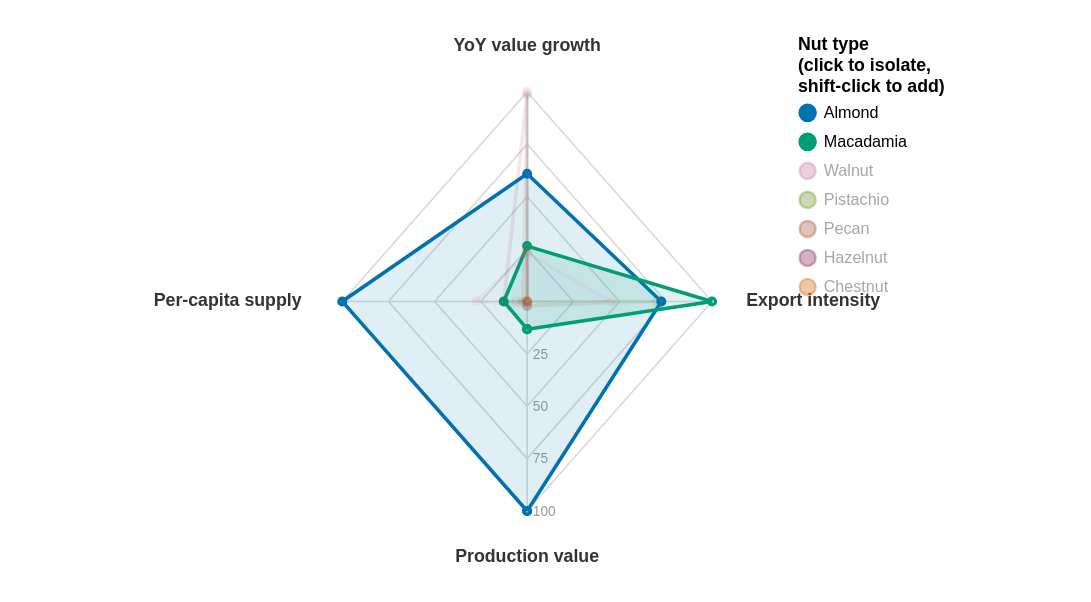

The specification (Vega-Lite) saved for this image:
### Vega-Lite specification from a JSON file in a GitHub repository (floating-point values rounded to 4 significant figures)
{"$schema": "https://vega.github.io/schema/vega-lite/v5.json", "width": "container", "height": 330, "layer": [{"data": {"values": [{"frac": 0.25, "axis_order": 0, "x": 170.0, "y": 132.5}, {"frac": 0.25, "axis_order": 1, "x": 202.5, "y": 165.0}, {"frac": 0.25, "axis_order": 2, "x": 170.0, "y": 197.5}, {"frac": 0.25, "axis_order": 3, "x": 137.5, "y": 165.0}, {"frac": 0.25, "axis_order": 4, "x": 170.0, "y": 132.5}, {"frac": 0.5, "axis_order": 0, "x": 170.0, "y": 100.0}, {"frac": 0.5, "axis_order": 1, "x": 235.0, "y": 165.0}, {"frac": 0.5, "axis_order": 2, "x": 170.0, "y": 230.0}, {"frac": 0.5, "axis_order": 3, "x": 105.0, "y": 165.0}, {"frac": 0.5, "axis_order": 4, "x": 170.0, "y": 100.0}, {"frac": 0.75, "axis_order": 0, "x": 170.0, "y": 67.5}, {"frac": 0.75, "axis_order": 1, "x": 267.5, "y": 165.0}, {"frac": 0.75, "axis_order": 2, "x": 170.0, "y": 262.5}, {"frac": 0.75, "axis_order": 3, "x": 72.5, "y": 165.0}, {"frac": 0.75, "axis_order": 4, "x": 170.0, "y": 67.5}, {"frac": 1.0, "axis_order": 0, "x": 170.0, "y": 35.0}, {"frac": 1.0, "axis_order": 1, "x": 300.0, "y": 165.0}, {"frac": 1.0, "axis_order": 2, "x": 170.0, "y": 295.0}, {"frac": 1.0, "axis_order": 3, "x": 40.0, "y": 165.0}, {"frac": 1.0, "axis_order": 4, "x": 170.0, "y": 35.0}]}, "mark": {"type": "line", "color": "#D9D9D9", "strokeWidth": 1}, "encoding": {"x": {"field": "x", "type": "quantitative", "scale": {"domain": [0, 340]}, "axis": null}, "y": {"field": "y", "type": "quantitative", "scale": {"domain": [0, 330]}, "axis": null}, "detail": {"field": "frac", "type": "nominal"}, "order": {"field": "axis_order", "type": "quantitative"}}}, {"data": {"values": [{"x": 174, "y": 132.5, "text": "25"}, {"x": 174, "y": 100.0, "text": "50"}, {"x": 174, "y": 67.5, "text": "75"}, {"x": 174, "y": 35.0, "text": "100"}]}, "mark": {"type": "text", "align": "left", "baseline": "middle", "fontSize": 8.5, "color": "#999999"}, "encoding": {"x": {"field": "x", "type": "quantitative", "scale": {"domain": [0, 340]}, "axis": null}, "y": {"field": "y", "type": "quantitative", "scale": {"domain": [0, 330]}, "axis": null}, "text": {"field": "text", "type": "nominal"}}}, {"data": {"values": [{"axis_order": 0, "cx": 170, "cy": 165, "x": 170.0, "y": 35.0}, {"axis_order": 1, "cx": 170, "cy": 165, "x": 300.0, "y": 165.0}, {"axis_order": 2, "cx": 170, "cy": 165, "x": 170.0, "y": 295.0}, {"axis_order": 3, "cx": 170, "cy": 165, "x": 40.0, "y": 165.0}]}, "mark": {"type": "rule", "color": "#D9D9D9", "strokeWidth": 1}, "encoding": {"x": {"field": "cx", "type": "quantitative", "scale": {"domain": [0, 340]}, "axis": null}, "y": {"field": "cy", "type": "quantitative", "scale": {"domain": [0, 330]}, "axis": null}, "x2": {"field": "x"}, "y2": {"field": "y"}}}, {"data": {"values": [{"axis_order": 1, "x": 324.0, "y": 165.0, "text": "Export intensity", "align": "left"}]}, "mark": {"type": "text", "fontSize": 11, "fontWeight": "bold", "color": "#333333", "align": "left"}, "encoding": {"x": {"field": "x", "type": "quantitative", "scale": {"domain": [0, 340]}, "axis": null}, "y": {"field": "y", "type": "quantitative", "scale": {"domain": [0, 330]}, "axis": null}, "text": {"field": "text", "type": "nominal"}}}, {"data": {"values": [{"axis_order": 3, "x": 11.4, "y": 165.0, "text": "Per-capita supply", "align": "right"}]}, "mark": {"type": "text", "fontSize": 11, "fontWeight": "bold", "color": "#333333", "align": "right"}, "encoding": {"x": {"field": "x", "type": "quantitative", "scale": {"domain": [0, 340]}, "axis": null}, "y": {"field": "y", "type": "quantitative", "scale": {"domain": [0, 330]}, "axis": null}, "text": {"field": "text", "type": "nominal"}}}, {"data": {"values": [{"axis_order": 0, "x": 170.0, "y": 6.4, "text": "Production value", "align": "center"}, {"axis_order": 2, "x": 170.0, "y": 323.6, "text": "YoY value growth", "align": "center"}]}, "mark": {"type": "text", "fontSize": 11, "fontWeight": "bold", "color": "#333333", "align": "center"}, "encoding": {"x": {"field": "x", "type": "quantitative", "scale": {"domain": [0, 340]}, "axis": null}, "y": {"field": "y", "type": "quantitative", "scale": {"domain": [0, 330]}, "axis": null}, "text": {"field": "text", "type": "nominal"}}}, {"data": {"values": [{"nut": "Almond", "axis_order": 0, "x": 170.0, "y": 35.0, "raw": 1328.0, "norm": 100.0, "tooltip_text": "Almond — Production value: 1,327.9A$m"}, {"nut": "Almond", "axis_order": 1, "x": 264.4, "y": 165.0, "raw": 100.4, "norm": 72.6, "tooltip_text": "Almond — Export value intensity: 100.4% of production value"}, {"nut": "Almond", "axis_order": 2, "x": 170.0, "y": 244.2, "raw": 20, "norm": 60.9, "tooltip_text": "Almond — YoY value growth: +20%"}, {"nut": "Almond", "axis_order": 3, "x": 40.0, "y": 165.0, "raw": 0.91, "norm": 100.0, "tooltip_text": "Almond — Per-capita domestic supply: 0.91kg"}, {"nut": "Almond", "axis_order": 4, "x": 170.0, "y": 35.0, "raw": 1328.0, "norm": 100.0, "tooltip_text": "Almond — Production value: 1,327.9A$m"}, {"nut": "Macadamia", "axis_order": 0, "x": 170.0, "y": 147.8, "raw": 181.8, "norm": 13.2, "tooltip_text": "Macadamia — Production value: 181.8A$m"}, {"nut": "Macadamia", "axis_order": 1, "x": 300.0, "y": 165.0, "raw": 135.6, "norm": 100.0, "tooltip_text": "Macadamia — Export value intensity: 135.6% of production value"}, {"nut": "Macadamia", "axis_order": 2, "x": 170.0, "y": 199.4, "raw": -10, "norm": 26.4, "tooltip_text": "Macadamia — YoY value growth: -10%"}, {"nut": "Macadamia", "axis_order": 3, "x": 153.6, "y": 165.0, "raw": 0.15, "norm": 12.6, "tooltip_text": "Macadamia — Per-capita domestic supply: 0.15kg"}, {"nut": "Macadamia", "axis_order": 4, "x": 170.0, "y": 147.8, "raw": 181.8, "norm": 13.2, "tooltip_text": "Macadamia — Production value: 181.8A$m"}, {"nut": "Walnut", "axis_order": 0, "x": 170.0, "y": 162.2, "raw": 35.5, "norm": 2.1, "tooltip_text": "Walnut — Production value: 35.5A$m"}, {"nut": "Walnut", "axis_order": 1, "x": 229.2, "y": 165.0, "raw": 65.6, "norm": 45.6, "tooltip_text": "Walnut — Export value intensity: 65.6% of production value"}, {"nut": "Walnut", "axis_order": 2, "x": 170.0, "y": 194.9, "raw": -13, "norm": 23.0, "tooltip_text": "Walnut — YoY value growth: -13%"}, {"nut": "Walnut", "axis_order": 3, "x": 134.1, "y": 165.0, "raw": 0.28, "norm": 27.6, "tooltip_text": "Walnut — Per-capita domestic supply: 0.28kg"}, {"nut": "Walnut", "axis_order": 4, "x": 170.0, "y": 162.2, "raw": 35.5, "norm": 2.1, "tooltip_text": "Walnut — Production value: 35.5A$m"}, {"nut": "Pistachio", "axis_order": 0, "x": 170.0, "y": 162.4, "raw": 33.5, "norm": 2.0, "tooltip_text": "Pistachio — Production value: 33.5A$m"}, {"nut": "Pistachio", "axis_order": 1, "x": 261.3, "y": 165.0, "raw": 97.3, "norm": 70.2, "tooltip_text": "Pistachio — Export value intensity: 97.3% of production value"}, {"nut": "Pistachio", "axis_order": 2, "x": 170.0, "y": 165.0, "raw": -33, "norm": 0.0, "tooltip_text": "Pistachio — YoY value growth: -33%"}, {"nut": "Pistachio", "axis_order": 3, "x": 162.5, "y": 165.0, "raw": 0.09, "norm": 5.7, "tooltip_text": "Pistachio — Per-capita domestic supply: 0.09kg"}, {"nut": "Pistachio", "axis_order": 4, "x": 170.0, "y": 162.4, "raw": 33.5, "norm": 2.0, "tooltip_text": "Pistachio — Production value: 33.5A$m"}, {"nut": "Pecan", "axis_order": 0, "x": 170.0, "y": 162.2, "raw": 35.7, "norm": 2.2, "tooltip_text": "Pecan — Production value: 35.7A$m"}, {"nut": "Pecan", "axis_order": 1, "x": 170.0, "y": 165.0, "raw": 7.0, "norm": 0.0, "tooltip_text": "Pecan — Export value intensity: 7.0% of production value"}, {"nut": "Pecan", "axis_order": 2, "x": 170.0, "y": 295.0, "raw": 54, "norm": 100.0, "tooltip_text": "Pecan — YoY value growth: +54%"}, {"nut": "Pecan", "axis_order": 3, "x": 167.0, "y": 165.0, "raw": 0.06, "norm": 2.3, "tooltip_text": "Pecan — Per-capita domestic supply: 0.06kg"}, {"nut": "Pecan", "axis_order": 4, "x": 170.0, "y": 162.2, "raw": 35.7, "norm": 2.2, "tooltip_text": "Pecan — Production value: 35.7A$m"}, {"nut": "Hazelnut", "axis_order": 0, "x": 170.0, "y": 164.9, "raw": 8.4, "norm": 0.1, "tooltip_text": "Hazelnut — Production value: 8.4A$m"}, {"nut": "Hazelnut", "axis_order": 1, "x": 170.1, "y": 165.0, "raw": 7.1, "norm": 0.1, "tooltip_text": "Hazelnut — Export value intensity: 7.1% of production value"}, {"nut": "Hazelnut", "axis_order": 2, "x": 170.0, "y": 293.5, "raw": 53, "norm": 98.9, "tooltip_text": "Hazelnut — YoY value growth: +53%"}, {"nut": "Hazelnut", "axis_order": 3, "x": 153.6, "y": 165.0, "raw": 0.15, "norm": 12.6, "tooltip_text": "Hazelnut — Per-capita domestic supply: 0.15kg"}, {"nut": "Hazelnut", "axis_order": 4, "x": 170.0, "y": 164.9, "raw": 8.4, "norm": 0.1, "tooltip_text": "Hazelnut — Production value: 8.4A$m"}, {"nut": "Chestnut", "axis_order": 0, "x": 170.0, "y": 165.0, "raw": 7.2, "norm": 0.0, "tooltip_text": "Chestnut — Production value: 7.2A$m"}, {"nut": "Chestnut", "axis_order": 2, "x": 170.0, "y": 196.4, "raw": -12, "norm": 24.1, "tooltip_text": "Chestnut — YoY value growth: -12%"}, {"nut": "Chestnut", "axis_order": 3, "x": 170.0, "y": 165.0, "raw": 0.04, "norm": 0.0, "tooltip_text": "Chestnut — Per-capita domestic supply: 0.04kg"}, {"nut": "Chestnut", "axis_order": 4, "x": 170.0, "y": 165.0, "raw": 7.2, "norm": 0.0, "tooltip_text": "Chestnut — Production value: 7.2A$m"}]}, "params": [{"name": "nut_pick", "value": [{"nut": "Almond"}, {"nut": "Macadamia"}], "select": {"type": "point", "fields": ["nut"]}, "bind": "legend"}], "mark": {"type": "line", "strokeWidth": 2.2, "fillOpacity": 0.12, "point": {"filled": true, "size": 18}}, "encoding": {"x": {"field": "x", "type": "quantitative", "scale": {"domain": [0, 340]}, "axis": null}, "y": {"field": "y", "type": "quantitative", "scale": {"domain": [0, 330]}, "axis": null}, "order": {"field": "axis_order", "type": "quantitative"}, "fill": {"field": "nut", "type": "nominal", "scale": {"domain": ["Almond", "Macadamia", "Walnut", "Pistachio", "Pecan", "Hazelnut", "Chestnut"], "range": ["#0072B2", "#009E73", "#CC79A7", "#6B8E23", "#A0522D", "#882255", "#D55E00"]}}, "opacity": {"condition": {"param": "nut_pick", "value": 1}, "value": 0.1}, "fillOpacity": {"condition": {"param": "nut_pick", "value": 0.12}, "value": 0.02}, "tooltip": [{"field": "nut", "type": "nominal", "title": "Nut"}, {"field": "tooltip_text", "type": "nominal", "title": "Metric"}, {"field": "norm", "type": "quantitative", "title": "Relative index (0=lowest, 100=highest)", "format": ".0f"}], "stroke": {"field": "nut", "type": "nominal", "title": ["Nut type", "(click to isolate,", "shift-click to add)"], "scale": {"domain": ["Almond", "Macadamia", "Walnut", "Pistachio", "Pecan", "Hazelnut", "Chestnut"], "range": ["#0072B2", "#009E73", "#CC79A7", "#6B8E23", "#A0522D", "#882255", "#D55E00"]}}}}, {"data": {"values": [{"nut": "Chestnut", "x": 170.0, "y": 310.0, "text": "Chestnut: export value not reported in source — axis left open, not plotted as zero"}]}, "mark": {"type": "text", "align": "center", "fontSize": 9.5, "fontStyle": "italic", "color": "#B5551A"}, "encoding": {"x": {"field": "x", "type": "quantitative", "scale": {"domain": [0, 340]}, "axis": null}, "y": {"field": "y", "type": "quantitative", "scale": {"domain": [0, 330]}, "axis": null}, "text": {"field": "text", "type": "nominal"}, "opacity": {"condition": {"param": "nut_pick", "value": 1}, "value": 0}}}], "config": {"view": {"stroke": null}}, "background": "transparent", "padding": {"left": 95, "right": 90, "top": 22, "bottom": 22}}
